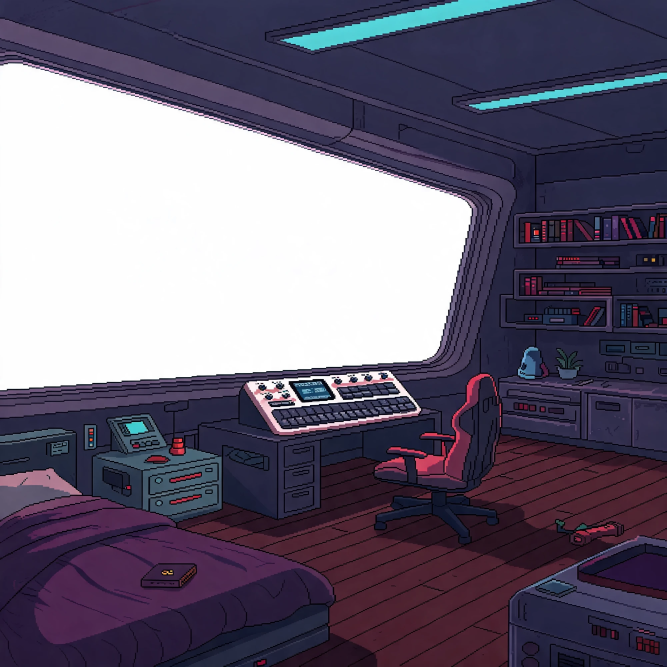
#> input picture firmware/assets/cabine.png, 2000 x 2000 px (shown at 1/3 size)
$ python gen_cabine.py ../assets/cabine.png
#> lines starting #> are read from the running program, lines starting #| are printed output that depends on the picture; after the words box and inside, x2 and y2 are one past the last pixel; in counts of white or black regions, pixels touching at a corner belong together
#!/usr/bin/env python3
"""No Man Sky FM: inside the ship (assets/cabine.png, square; its window plain white) -> build/gen/nms_cabine.h
  120 x 120 (drawn 2 x by ui_game.c, KNOB 3's last level in space). The window: a paint-bucket fill from inside the white
  (nibble 15: see-through, space shows); the rest coloured by chroma and hue with checkers for the in-between tones (see
  gen_nave_lado.py), tuned for a dark room: navy greys deep blue / black, the lighter ones a checker of deep blue and
  purple, purples purple, reds (the floor, the chair) red and checkers of red and black, cyan lights blue / white.
  RLE: a byte a run (run - 1) << 4 | colour."""
import sys, colorsys
from pathlib import Path
ROOT = Path(__file__).resolve().parents[1]
N = 120

def tone(r, g, b, x, y):
    h = colorsys.rgb_to_hls(r / 255, g / 255, b / 255)[0] * 360
    lum, chroma, ck = (r * 3 + g * 6 + b) / 10, max(r, g, b) - min(r, g, b), (x + y) & 1
    if lum < 30:
        return 0
    if lum > 165 and chroma < 70:
        return 1                                         # white (the console, the keys)
    if lum > 120 and chroma < 70:
        return 1 if ck else 4                            # (its shading)
    if chroma < 40:                                      # the navy greys of the walls
        return 9 if lum < 58 else (9 if ck else 4) if lum < 80 else 4 if lum < 120 else (1 if ck else 4) if lum < 170 else 1
    if 160 <= h < 250:                                   # cyan / blue: the lights, the screens
        return 1 if lum > 160 else 2 if lum > 70 else 9
    if 250 <= h < 325:                                   # purples (the bed)
        return 4 if lum > 45 else (4 if ck else 0)
    if h >= 325 or h < 20:                               # reds (the floor, the chair, the books)
        return 7 if lum > 85 else (7 if ck else 0) if lum > 42 else 0   # (the floor: red and black)
    if h < 45:
        return 5
    if h < 75:
        return 8
    return 3

def main(out):
#> called with out = '../assets/cabine.png'
    src = ROOT / 'assets/cabine.png'
    lines = ['#pragma once', '/* generated by tools/gen_cabine.py from assets/cabine.png */', '#include <stdint.h>']
    if not src.exists():
        Path(out).write_text('\n'.join(lines + ['#define NMS_CABINE 0']) + '\n')
        print('cabine: no assets/cabine.png')
        return
    from PIL import Image, ImageDraw
    im = Image.open(src).convert('RGB')
#> im is the input picture: PIL image 2000x2000 RGB; mean R, G, B 105.3, 98.1, 116.4
    W, H = im.size
#> W = 2000; H = 2000
    win = im.copy()                                      # the window: filled from its middle (the brightest big white)
    seed = max(((x, y) for x in range(W // 20, W, W // 10) for y in range(H // 20, H, H // 10)),
               key=lambda p: (sum(im.getpixel(p)) >= 750, -abs(p[0] - W // 4) - abs(p[1] - H // 3)))
#> seed = (500, 700)
    ImageDraw.floodfill(win, seed, (255, 0, 255), thresh=60)
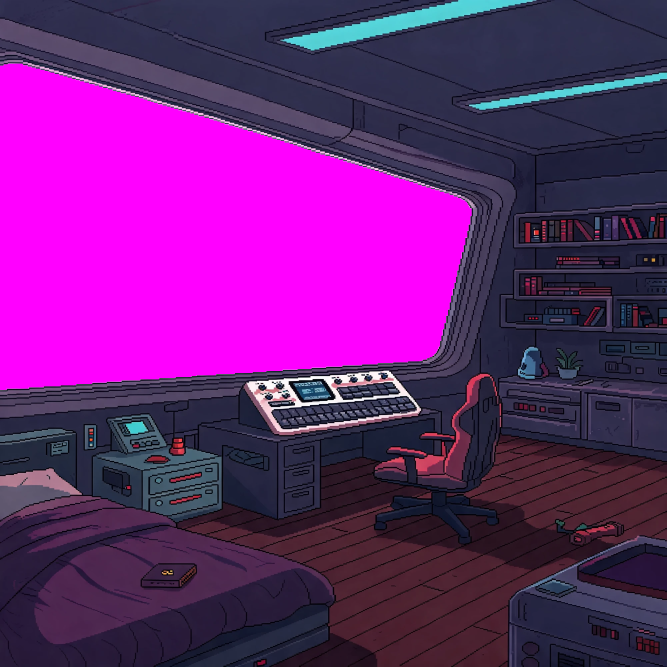
#> win: PIL image 2000x2000 RGB (shown at 1/3 size); mean R, G, B 105.6, 33.5, 116.7
    mask = Image.new('L', (W, H))
#> mask: PIL image 2000x2000 L; every value is 0
    mask.putdata([255 if c == (255, 0, 255) else 0 for c in win.getdata()])
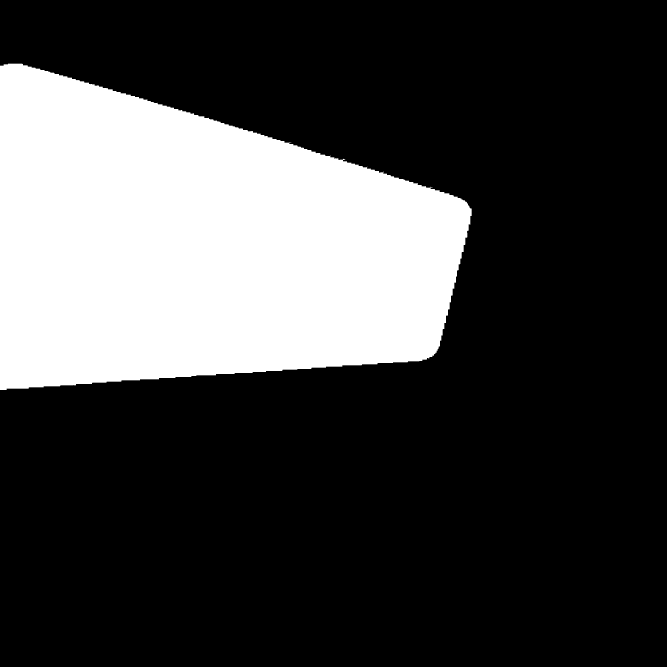
#> mask: PIL image 2000x2000 L (shown at 1/3 size); 25.5% white; 1 white region, box (x1, y1, x2, y2) and area: (0, 191, 1415, 1170) 1018070
    sm, mk = im.resize((N, N), Image.BOX), mask.resize((N, N), Image.BOX)
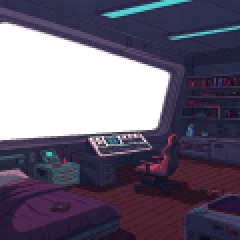
#> sm: PIL image 120x120 RGB (shown 2 times larger); mean R, G, B 105.3, 98.1, 116.4
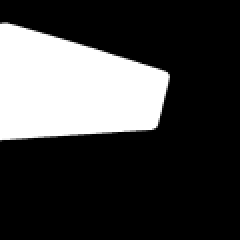
#> mk: PIL image 120x120 L (shown 2 times larger); min 0, max 255, mean 64.9
    idx = []
    for y in range(N):
        for x in range(N):
            idx.append(15 if mk.getpixel((x, y)) > 60 else tone(*sm.getpixel((x, y)), x, y))
#> after the loop, idx = 14400 values, max 15 at index 1320, min 0 at index 3341, mean 8.87
    data, i = bytearray(), 0
    while i < len(idx):
        j = i
        while j < len(idx) and j - i < 16 and idx[j] == idx[i]:
            j += 1
        data.append(((j - i - 1) << 4) | idx[i])
        i = j
#> this loop made 3570 passes
#> i on passes 1 to 3: 16, 32, 48
    lines += ['#define NMS_CABINE 1', f'#define NMS_CB_N {N}', f'#define NMS_CB_LEN {len(data)}', f'static const uint8_t NMS_CB[{len(data)}] = {{']
    for k in range(0, len(data), 24):
        lines.append('    ' + ', '.join(str(b) for b in data[k:k + 24]) + ',')
#> this loop made 149 passes
#> k on passes 2 to 13: 24, 48, 72, 96, 120, 144, 168, 192, 216, 240, 264, 288
#> after the loop, lines = 156 items
    lines.append('};')
    Path(out).write_text('\n'.join(lines) + '\n')
    PAL = [(0, 0, 0), (255, 255, 255), (0, 110, 160), (0, 144, 67), (83, 38, 141), (214, 84, 50),
           (0, 232, 0), (255, 0, 70), (255, 235, 0), (25, 43, 86)]
    prev = Image.new('RGB', (N, N))
#> prev: PIL image 120x120 RGB; every value is 0
    prev.putdata([PAL[v] if v < 10 else (60, 200, 60) for v in idx])
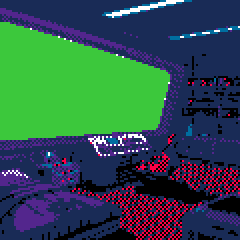
#> prev: PIL image 120x120 RGB (shown 2 times larger); mean R, G, B 46.8, 80.5, 77.4
    prev.resize((N * 4, N * 4), Image.NEAREST).save(ROOT / 'build/cabine-preview.png')
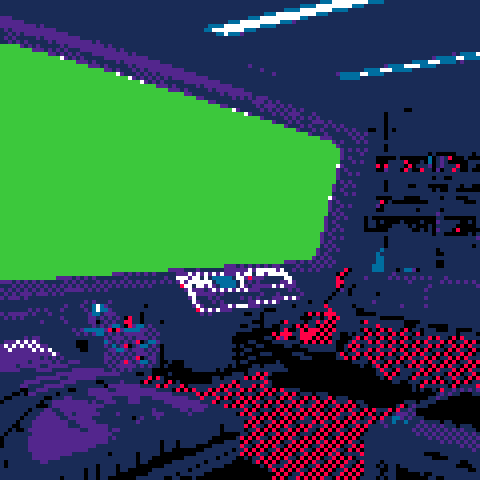
#> saved as cabine-preview.png: PIL image 480x480 RGB; mean R, G, B 46.8, 80.5, 77.4
    print(f'cabine: {N} x {N}, RLE {len(data)} B')
#| cabine: 120 x 120, RLE 3570 B

if __name__ == '__main__':
    main(sys.argv[1])
